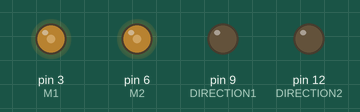
Simulated run of this sketch. Board: Arduino Uno, built with avr-gcc and run on an emulated ATmega328P. On the bench: output pins drawn as LEDs (lit = HIGH).

Above: at 0.05 s.
At 2.95 s:
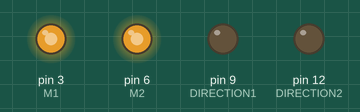
At 4.45 s:
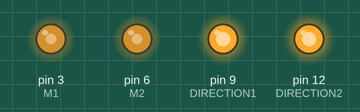
At 5.95 s:
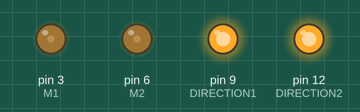
Timing chart, 0 to 7.8 s (numbered marks = the images above):
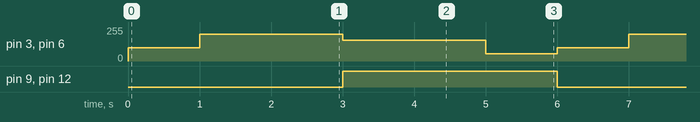

Measured:
- by itself, pin 3 (M1), pin 6 (M2): repeats every 6.0 s: 200/255 2.0 s, 155/255 2.0 s, 55/255 1.0 s, 100/255 1.0 s
- by itself, pin 9 (DIRECTION1), pin 12 (DIRECTION2): alternates HIGH for 3.0 s and LOW for 3.0 s

The sketch:

sketch_aug07a.ino
```cpp
#define M1 3
#define M2 6
#define DIRECTION1 9
#define DIRECTION2 12

void setup() {
   pinMode(M1, OUTPUT);
   pinMode(M2, OUTPUT);
   pinMode(DIRECTION1, OUTPUT);
   pinMode(DIRECTION2, OUTPUT);
}

void loop() {
  analogWrite(M1, 100);
  digitalWrite(DIRECTION1, LOW);
  analogWrite(M2, 100);
  digitalWrite(DIRECTION2, LOW);
  delay(1000);

  analogWrite(M1, 200);
  digitalWrite(DIRECTION1, LOW);
  analogWrite(M2, 200);
  digitalWrite(DIRECTION2, LOW);
  delay(2000);

  analogWrite(M1, 155);
  digitalWrite(DIRECTION1, HIGH);
  analogWrite(M2, 155);
  digitalWrite(DIRECTION2, HIGH);
  delay(2000);

  analogWrite(M1, 55);
  digitalWrite(DIRECTION1, HIGH);
  analogWrite(M2, 55);
  digitalWrite(DIRECTION2, HIGH);
  delay(1000);
}
```
